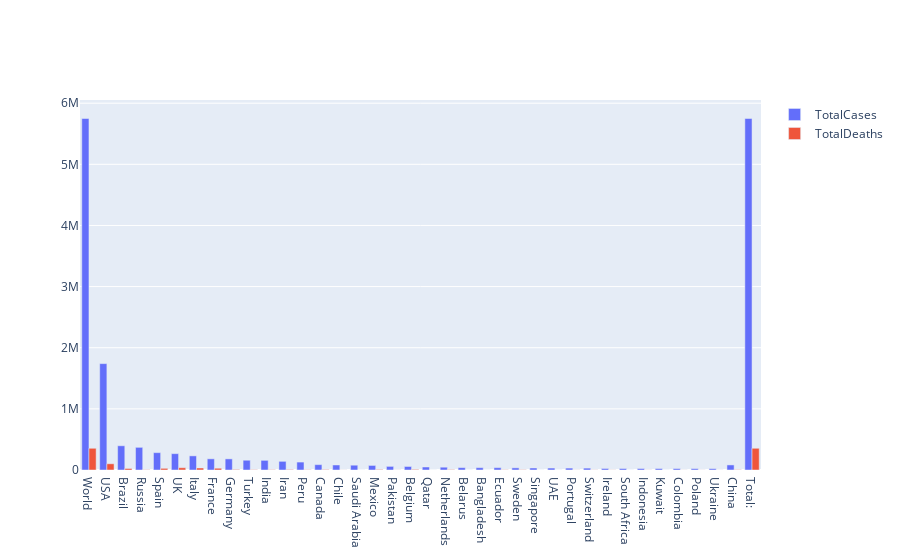

The cell this chart's notebook holds for it:
### Markdown cell above
A comparison of totak deaths and cases in countries with over 20,000 Corona Virus cases

### Code cell
import plotly.graph_objects as go
country=df_cases_20000['Country,Other']

fig = go.Figure(data=[
    go.Bar(name='TotalCases', x=country, y=df_cases_20000['TotalCases']),
    go.Bar(name='TotalDeaths', x=country, y=df_cases_20000['TotalDeaths'])
])
# Change the bar mode
fig.update_layout(barmode='group')
fig.show()

### Figure 1 — Plotly figure (JSON) as saved in the notebook; plotly's stock layout.template omitted (floating-point values rounded to 4 significant figures)
{"data": [{"name": "TotalCases", "type": "bar", "x": ["World", "USA", "Brazil", "Russia", "Spain", "UK", "Italy", "France", "Germany", "Turkey", "India", "Iran", "Peru", "Canada", "Chile", "Saudi Arabia", "Mexico", "Pakistan", "Belgium", "Qatar", "Netherlands", "Belarus", "Bangladesh", "Ecuador", "Sweden", "Singapore", "UAE", "Portugal", "Switzerland", "Ireland", "South Africa", "Indonesia", "Kuwait", "Colombia", "Poland", "Ukraine", "China", "Total:"], "y": [5749511, 1740100, 396166, 370680, 283849, 267240, 231139, 182913, 181821, 159797, 158086, 141591, 129751, 87481, 82289, 78541, 74560, 59151, 57592, 48947, 45768, 38956, 38292, 38103, 35088, 32876, 31969, 31292, 30776, 24803, 24264, 23851, 23267, 23003, 22473, 21905, 82993, 5749511]}, {"name": "TotalDeaths", "type": "bar", "x": ["World", "USA", "Brazil", "Russia", "Spain", "UK", "Italy", "France", "Germany", "Turkey", "India", "Iran", "Peru", "Canada", "Chile", "Saudi Arabia", "Mexico", "Pakistan", "Belgium", "Qatar", "Netherlands", "Belarus", "Bangladesh", "Ecuador", "Sweden", "Singapore", "UAE", "Portugal", "Switzerland", "Ireland", "South Africa", "Indonesia", "Kuwait", "Colombia", "Poland", "Ukraine", "China", "Total:"], "y": [355333, 101740, 24746, 3968, 27118, 37460, 33072, 28596, 8533, 4431, 4534, 7564, 3788, 6760, 841, 425, 8134, 1225, 9364, 30, 5871, 214, 544, 3275, 4220, 23, 255, 1356, 1917, 1631, 524, 1473, 175, 776, 1028, 658, 4634, 355333]}], "layout": {"barmode": "group"}}
